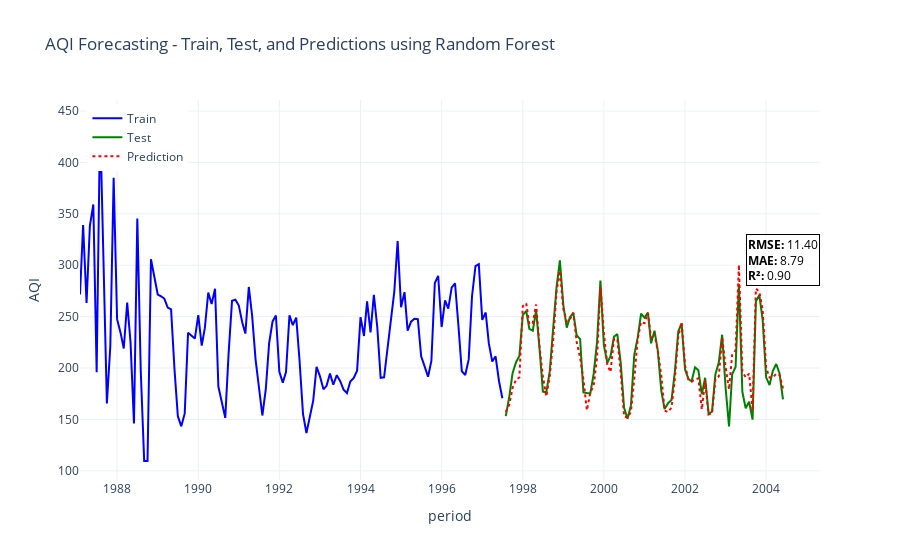

The code cell stored with this chart in its notebook:
### Markdown cell above
# Randomforest Model

### Code cell
# Load the training data
data = pd.read_csv('../data/train_'+file_name+'.csv', index_col=0)

# Reset index to get 'period' as a column if it's in the index
if 'period' not in data.columns:
    data.reset_index(inplace=True)
    data.rename(columns={'index': 'period'}, inplace=True)

# Ensure the date column is in datetime format
data['period'] = pd.to_datetime(data['period'], format='%Y-%m')

# Ensure the AQI column is numeric
data['AQI'] = pd.to_numeric(data['AQI'], errors='coerce')

# Drop rows with NaN values
data = data.dropna()

# Create lag features
data['AQI_lag_1'] = data['AQI'].shift(1)

# Drop rows with NaN values due to lagging
data = data.dropna()

# Features and target
features = [col for col in data.columns if col not in ['period', 'AQI']]
X = data[features]
y = data['AQI']

# Train-test split (use the last 40% of data as the test set)
train_size = int(len(data) * 0.6)
X_train, X_test = X[:train_size], X[train_size:]
y_train, y_test = y[:train_size], y[train_size:]

# Initialize the RandomForestRegressor model
model_rf = RandomForestRegressor(n_estimators=100, random_state=42)

# Fit the model to the training data
model_rf.fit(X_train, y_train)

# Save the model
joblib.dump(model_rf, '../results/random_forest_model.pkl')

# Predictions on the test set
y_pred = model_rf.predict(X_test)

# Evaluate the model
rmse = np.sqrt(mean_squared_error(y_test, y_pred))
mae = mean_absolute_error(y_test, y_pred)
r2 = r2_score(y_test, y_pred)

print(f"RMSE on training set(Randomforest): {rmse}")
print(f"MAE on training set(Randomforest): {mae}")
print(f"R² on training set(Randomforest) : {r2}")

# Create a Plotly Figure
fig = go.Figure()

# Add train data
fig.add_trace(go.Scatter(x=data['period'][:train_size], y=y_train,
                         mode='lines', name='Train',
                         line=dict(color='blue')))

# Add test data
fig.add_trace(go.Scatter(x=data['period'][train_size:], y=y_test,
                         mode='lines', name='Test',
                         line=dict(color='green')))

# Add predictions
fig.add_trace(go.Scatter(x=data['period'][train_size:], y=y_pred,
                         mode='lines', name='Prediction',
                         line=dict(color='red', dash='dot')))

# Update layout
fig.update_layout(
    title='AQI Forecasting - Train, Test, and Predictions using Random Forest',
    xaxis_title='period',
    yaxis_title='AQI',
    legend=dict(x=0.01, y=0.99),
    template='plotly_white'
)

# Show metrics in the plot
fig.add_annotation(
    x=data['period'].iloc[-1],
    y=max(y_test),
    text=f"<b>RMSE:</b> {rmse:.2f}<br><b>MAE:</b> {mae:.2f}<br><b>R²:</b> {r2:.2f}",
    showarrow=False,
    font=dict(size=12, color="black"),
    align="left",
    bgcolor="rgba(255,255,255,0.7)",
    bordercolor="black",
    borderwidth=1
)

# Show the plot
fig.show()
